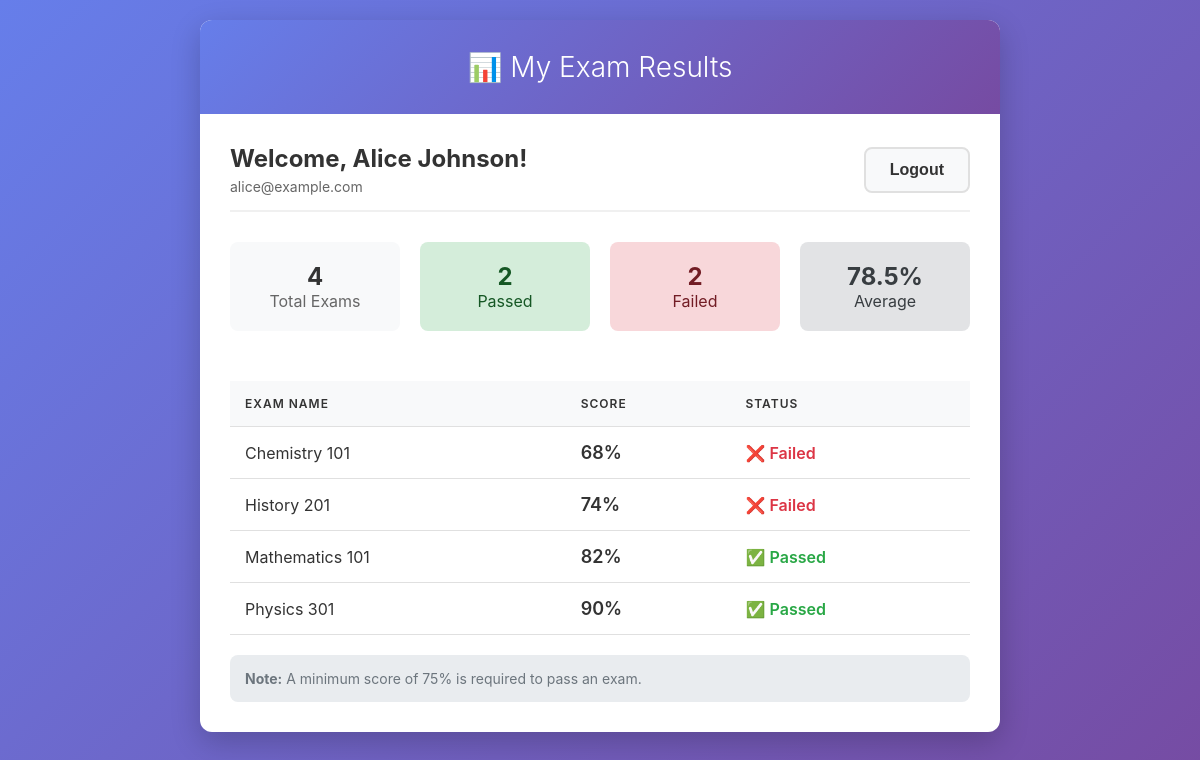
Page /exam-app/web/src/exams.php (signed in) on the committed database.
### tables this page shows
CREATE TABLE IF NOT EXISTS exams (
  id INT AUTO_INCREMENT PRIMARY KEY,
  user_id INT NOT NULL,
  name VARCHAR(255) NOT NULL,
  score INT NOT NULL,
  FOREIGN KEY (user_id) REFERENCES users(id) ON DELETE CASCADE
);

### exam-app/web/src/exams.php (the view, shortened to what this page needs)
<?php
require_once 'config.php';
$user_id = $_SESSION['user_id'];
$user_name = $_SESSION['user_name'];
$user_email = $_SESSION['user_email'];
$stmt = $mysqli->prepare("SELECT name, score FROM exams WHERE user_id = ? ORDER BY name");
$stmt->bind_param('i', $user_id);
$stmt->execute();
$result = $stmt->get_result();
$exams = $result->fetch_all(MYSQLI_ASSOC);
$total_exams = count($exams);
$passed_exams = 0;
$total_score = 0;
foreach ($exams as $exam) {
    if ($exam['score'] >= 75) {
        $passed_exams++;
    }
    $total_score += $exam['score'];
}
$average_score = $total_exams > 0 ? round($total_score / $total_exams, 1) : 0;
?>
<!DOCTYPE html>
<html lang="en">
<head>
    <link rel="stylesheet" href="style.css">
</head>
<body>
    <div class="container">
        <div class="header">
            <h1>📊 My Exam Results</h1>
        </div>
        <div class="content">
            <div class="top-bar">
                <div class="user-info">
                    <h2>Welcome, <?php echo htmlspecialchars($user_name, ENT_QUOTES); ?>!</h2>
                    <p><?php echo htmlspecialchars($user_email, ENT_QUOTES); ?></p>
                </div>
                <form method="post" action="logout.php" style="display: inline;">
                    <button type="submit" class="btn btn-secondary">Logout</button>
                </form>
            </div>
            <?php if ($total_exams > 0): ?>
                <div style="display: grid; grid-template-columns: repeat(auto-fit, minmax(150px, 1fr)); gap: 20px; margin-bottom: 30px;">
                    <div style="background: #f8f9fa; padding: 20px; border-radius: 8px; text-align: center;">
                        <div style="font-size: 24px; font-weight: bold; color: #333;"><?php echo $total_exams; ?></div>
                        <div style="color: #666;">Total Exams</div>
                    </div>
                    <div style="background: #d4edda; padding: 20px; border-radius: 8px; text-align: center;">
                        <div style="font-size: 24px; font-weight: bold; color: #155724;"><?php echo $passed_exams; ?></div>
                        <div style="color: #155724;">Passed</div>
                    </div>
                    <div style="background: #f8d7da; padding: 20px; border-radius: 8px; text-align: center;">
                        <div style="font-size: 24px; font-weight: bold; color: #721c24;"><?php echo $total_exams - $passed_exams; ?></div>
                        <div style="color: #721c24;">Failed</div>
                    </div>
                    <div style="background: #e2e3e5; padding: 20px; border-radius: 8px; text-align: center;">
                        <div style="font-size: 24px; font-weight: bold; color: #383d41;"><?php echo $average_score; ?>%</div>
                        <div style="color: #383d41;">Average</div>
                    </div>
                </div>
                <div class="table-container">
                    <table>
                        <thead>
                            <tr>
                                <th>Exam Name</th>
                                <th>Score</th>
                                <th>Status</th>
                            </tr>
                        </thead>
                        <tbody>
                            <?php foreach ($exams as $exam):
                                $score = (int)$exam['score'];
                                $passed = $score >= 75;
                            ?>
                            <tr>
                                <td><?php echo htmlspecialchars($exam['name'], ENT_QUOTES); ?></td>
                                <td>
                                    <span class="score"><?php echo $score; ?>%</span>
                                </td>
                                <td>
                                    <span class="<?php echo $passed ? 'status-passed' : 'status-failed'; ?>">
                                        <?php echo $passed ? '✅ Passed' : '❌ Failed'; ?>
                                    </span>
                                </td>
                            </tr>
                            <?php endforeach; ?>
                        </tbody>
                    </table>
                </div>
                <div style="margin-top: 20px; padding: 15px; background: #e9ecef; border-radius: 8px; font-size: 14px; color: #6c757d;">
                    <strong>Note:</strong> A minimum score of 75% is required to pass an exam.
                </div>
            <?php endif; ?>
        </div>
    </div>
</body>
</html>

### exam-app/web/src/style.css (style rules this page uses)
* { box-sizing: border-box; }
body { font-family: -apple-system, BlinkMacSystemFont, 'Segoe UI', Roboto, sans-serif; background: linear-gradient(135deg, #667eea 0%, #764ba2 100%); margin: 0; padding: 20px; min-height: 100vh; color: #333; }
.container { max-width: 800px; margin: 0 auto; background: white; border-radius: 12px; box-shadow: 0 10px 30px rgba(0,0,0,0.2); overflow: hidden; }
.header { background: linear-gradient(135deg, #667eea 0%, #764ba2 100%); color: white; padding: 30px; text-align: center; }
.header h1 { margin: 0; font-size: 28px; font-weight: 300; }
.content { padding: 30px; }
.top-bar { display: flex; justify-content: space-between; align-items: center; margin-bottom: 30px; padding-bottom: 15px; border-bottom: 2px solid #f0f0f0; }
.user-info h2 { margin: 0; color: #333; font-size: 24px; }
.user-info p { margin: 5px 0 0 0; color: #666; font-size: 14px; }
.btn { padding: 12px 24px; border: none; border-radius: 8px; font-size: 16px; font-weight: 600; cursor: pointer; transition: all 0.3s ease; text-decoration: none; display: inline-block; }
.btn-secondary { background: #f8f9fa; color: #333; border: 2px solid #e0e0e0; }
.table-container { overflow-x: auto; }
table { width: 100%; border-collapse: collapse; margin-top: 20px; }
table th, table td { padding: 15px; text-align: left; border-bottom: 1px solid #e0e0e0; }
table th { background: #f8f9fa; font-weight: 600; color: #333; text-transform: uppercase; font-size: 12px; letter-spacing: 1px; }
.status-passed { color: #28a745; font-weight: 600; }
.status-failed { color: #dc3545; font-weight: 600; }
.score { font-weight: 600; font-size: 18px; }

### rows in the picture
exams: name "Chemistry 101", score "68", shows "❌ Failed"
exams: name "History 201", score "74", shows "❌ Failed"
exams: name "Mathematics 101", score "82", shows "✅ Passed"
exams: name "Physics 301", score "90", shows "✅ Passed"

### other values in the picture
$user_name "Alice Johnson"
$user_email "alice@example.com"
$total_exams "4"
$passed_exams "2"
$total_exams - $passed_exams "2"
$average_score "78.5"
